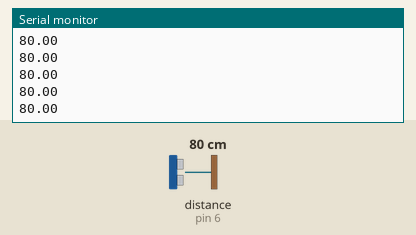
The sketch below on a simulated Arduino Uno, built with avr-gcc and run on an emulated ATmega328P. Shown: the last lines printed to the serial monitor. The inputs (shaded band) are chosen by the test bench; at power-on: distance to the obstacle (sensor on pin 6) 80 cm. The echo pulse lasts 58.3 µs per cm.

Above: at 1.2 s.
1.3 s: distance to the obstacle (sensor on pin 6) set to 2 cm
At 1.32 s:
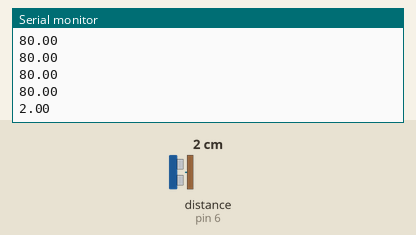
2.8 s: distance to the obstacle (sensor on pin 6) set to 4 cm
At 2.85 s:
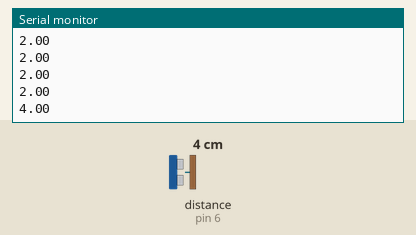
Timing chart, 0 to 5.8 s (numbered marks = the images above; inputs shaded):
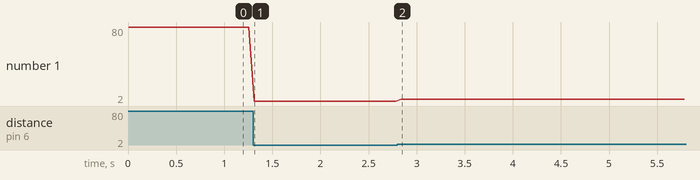

Measured:
- after the input at 1.3 s, the serial monitor: prints a new line at once (image 1)
- after the input at 2.8 s, the serial monitor: prints a new line at once (image 2)
- plotted number 1: 80 → 2 after the input at 1.3 s, 2 → 4 after the input at 2.8 s

The sketch:

distans.ino
```cpp
#include <HCSR04.h>

int dist_trig_pin = 5; // Bestäm trig pinnen
int dist_echo_pin = 6; // Bestäm echo pinnen

HCSR04 dist_sensor(dist_trig_pin, dist_echo_pin); // Starta distansmätare

float distans = 0; // Skapa en variabel för att spara mätningen

// Kör en gång
void setup(){
  Serial.begin(9600); // Starta konsollen

}

// Kör om och om igen
void loop(){
  distans = dist_sensor.dist(); // Läs distansen
  Serial.println(distans); // skriv till konsollen
  delay(60); // Vänta lite för stabilare mätningar
}
```
